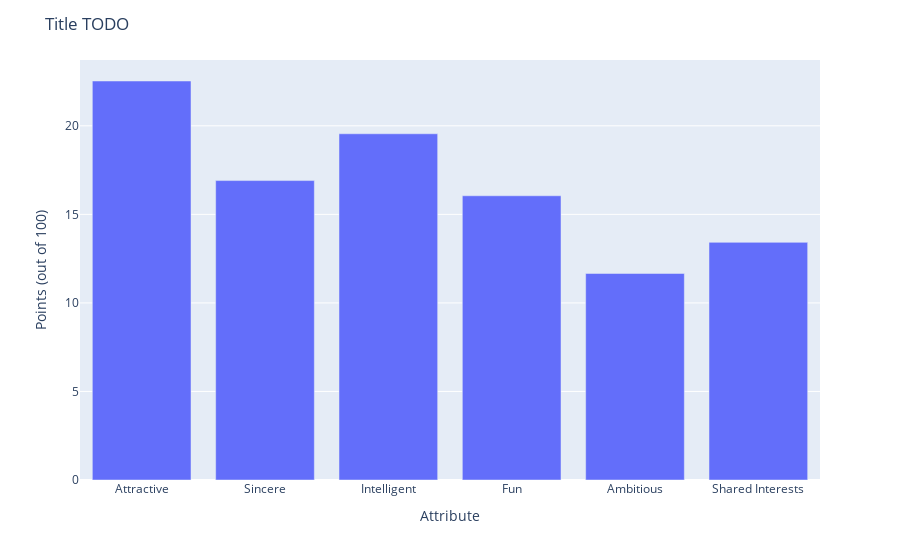

Source (notebook cell):
### Code cell
attr_transcode_after = {
    "attr1_3":"Attractive",
    "sinc1_3":"Sincere",
    "intel1_3":"Intelligent",
    "fun1_3":"Fun",
    "amb1_3":"Ambitious",
    "shar1_3":"Shared Interests"
}

columns_names_after = [
    "attribute",
    "points_after"
]

df_fem_not_after = pd.DataFrame(dataset[dataset["gender"]==0].loc[:,list(attr_transcode_after.keys())].mean().reset_index())
df_fem_not_after.columns = columns_names_after
df_fem_not_after["attribute"] = df_fem_not_after["attribute"].apply(lambda x : attr_transcode_after.get(x))
#df_fem_not_after["max"] = df_fem_not_after["points_after"].apply(lambda x : True if x == df_fem_not_after["points_after"].max() else False)

display(df_fem_not_after.head(6))

fig_3 = px.bar(
    df_fem_not_after,
    x=df_fem_not_after["attribute"],
    y=df_fem_not_after["points_after"],
    category_orders={"attribute":list(attr_transcode.values())},
    #color=df_fem_not_after["max"],
    color_discrete_map={True:px.colors.qualitative.Plotly[1], False:px.colors.qualitative.G10[0]}
)

fig_3.update_layout(
    title="Title TODO",
    xaxis_title="Attribute",
    yaxis_title="Points (out of 100)",
    showlegend=False
)

fig_3.show()

### Figure 1 — Plotly figure (JSON) as saved in the notebook; plotly's stock layout.template omitted (floating-point values rounded to 4 significant figures)
{"data": [{"alignmentgroup": "True", "hovertemplate": "attribute=%{x}<br>points_after=%{y}<extra></extra>", "legendgroup": "", "marker": {"color": "#636efa", "pattern": {"shape": ""}}, "name": "", "offsetgroup": "", "orientation": "v", "showlegend": false, "textposition": "auto", "type": "bar", "x": ["Attractive", "Sincere", "Intelligent", "Fun", "Ambitious", "Shared Interests"], "xaxis": "x", "y": [22.53, 16.91, 19.55, 16.05, 11.66, 13.42], "yaxis": "y"}], "layout": {"barmode": "relative", "legend": {"tracegroupgap": 0}, "margin": {"t": 60}, "showlegend": false, "title": {"text": "Title TODO"}, "xaxis": {"anchor": "y", "categoryarray": ["Attractive", "Sincere", "Intelligent", "Fun", "Ambitious", "Shared Interests"], "categoryorder": "array", "domain": [0, 1], "title": {"text": "Attribute"}}, "yaxis": {"anchor": "x", "domain": [0, 1], "title": {"text": "Points (out of 100)"}}}}
